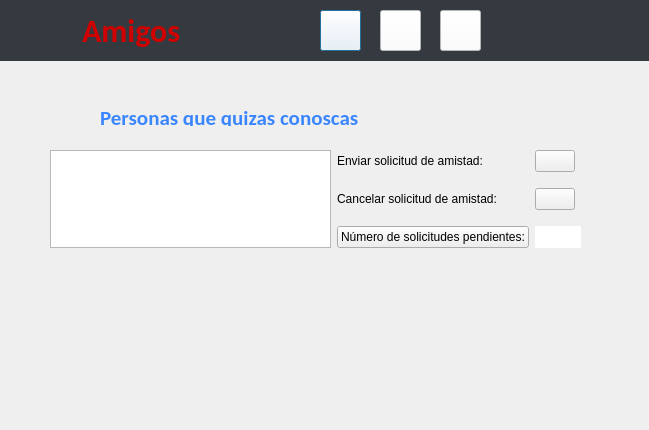
<?xml version="1.0" encoding="UTF-8"?>
<ui version="4.0">
 <class>Friends</class>
 <widget class="QDialog" name="Friends">
  <property name="geometry">
   <rect>
    <x>0</x>
    <y>0</y>
    <width>649</width>
    <height>430</height>
   </rect>
  </property>
  <property name="windowTitle">
   <string>Dialog</string>
  </property>
  <widget class="QStackedWidget" name="stackedWidget">
   <property name="geometry">
    <rect>
     <x>0</x>
     <y>0</y>
     <width>651</width>
     <height>61</height>
    </rect>
   </property>
   <property name="styleSheet">
    <string notr="true">QStackedWidget{
	background-color: #343A40;
	border: 1px #343A40;
}</string>
   </property>
   <widget class="QWidget" name="page">
    <widget class="QLabel" name="Picture">
     <property name="geometry">
      <rect>
       <x>10</x>
       <y>-10</y>
       <width>75</width>
       <height>75</height>
      </rect>
     </property>
     <property name="text">
      <string/>
     </property>
    </widget>
    <widget class="QPushButton" name="HomeButton">
     <property name="geometry">
      <rect>
       <x>320</x>
       <y>10</y>
       <width>41</width>
       <height>41</height>
      </rect>
     </property>
     <property name="styleSheet">
      <string notr="true">QPushButton{
	background-color: #FFFFFF;
}</string>
     </property>
     <property name="text">
      <string/>
     </property>
    </widget>
    <widget class="QPushButton" name="CalendarButton">
     <property name="geometry">
      <rect>
       <x>380</x>
       <y>10</y>
       <width>41</width>
       <height>41</height>
      </rect>
     </property>
     <property name="styleSheet">
      <string notr="true">QPushButton{
	background-color: #FFFFFF;
}</string>
     </property>
     <property name="text">
      <string/>
     </property>
    </widget>
    <widget class="QPushButton" name="FriendsButton">
     <property name="geometry">
      <rect>
       <x>440</x>
       <y>10</y>
       <width>41</width>
       <height>41</height>
      </rect>
     </property>
     <property name="styleSheet">
      <string notr="true">QPushButton{
	background-color: #FFFFFF;
}</string>
     </property>
     <property name="text">
      <string/>
     </property>
    </widget>
    <widget class="QLabel" name="Inicio">
     <property name="geometry">
      <rect>
       <x>70</x>
       <y>5</y>
       <width>121</width>
       <height>51</height>
      </rect>
     </property>
     <property name="font">
      <font>
       <family>Calibri</family>
       <pointsize>24</pointsize>
       <weight>75</weight>
       <bold>true</bold>
      </font>
     </property>
     <property name="styleSheet">
      <string notr="true">QLabel{
	background-color: #343A40;
	border: 0px;
	padding: 5px;
	color: #D00000
}</string>
     </property>
     <property name="text">
      <string>Amigos</string>
     </property>
    </widget>
    <widget class="QLabel" name="Nombre">
     <property name="geometry">
      <rect>
       <x>490</x>
       <y>10</y>
       <width>150</width>
       <height>15</height>
      </rect>
     </property>
     <property name="font">
      <font>
       <family>Calibri</family>
       <pointsize>10</pointsize>
       <weight>75</weight>
       <bold>true</bold>
      </font>
     </property>
     <property name="styleSheet">
      <string notr="true">QLabel{
	background-color: #343A40;
	border: 0px;
	color: #FFFFFF;
}</string>
     </property>
     <property name="text">
      <string/>
     </property>
     <property name="alignment">
      <set>Qt::AlignCenter</set>
     </property>
    </widget>
    <widget class="QLabel" name="Codigo">
     <property name="geometry">
      <rect>
       <x>490</x>
       <y>30</y>
       <width>150</width>
       <height>15</height>
      </rect>
     </property>
     <property name="font">
      <font>
       <family>Calibri</family>
       <pointsize>9</pointsize>
       <weight>75</weight>
       <bold>true</bold>
      </font>
     </property>
     <property name="styleSheet">
      <string notr="true">QLabel{
	background-color: #343A40;
	border: 0px;
	color: #D00000;
}</string>
     </property>
     <property name="text">
      <string/>
     </property>
     <property name="alignment">
      <set>Qt::AlignCenter</set>
     </property>
    </widget>
   </widget>
  </widget>
  <widget class="QWidget" name="layoutWidget">
   <property name="geometry">
    <rect>
     <x>50</x>
     <y>140</y>
     <width>531</width>
     <height>121</height>
    </rect>
   </property>
   <layout class="QGridLayout" name="gridLayout">
    <item row="2" column="1">
     <widget class="QPushButton" name="pushButton">
      <property name="text">
       <string>Número de solicitudes pendientes:</string>
      </property>
     </widget>
    </item>
    <item row="0" column="0" rowspan="3">
     <widget class="QListWidget" name="listWidget"/>
    </item>
    <item row="2" column="2" colspan="2">
     <widget class="QLabel" name="label">
      <property name="styleSheet">
       <string notr="true">QLabel{
	background-color: #FFFFFF;
}</string>
      </property>
      <property name="text">
       <string/>
      </property>
     </widget>
    </item>
    <item row="0" column="2">
     <widget class="QPushButton" name="EnviarSolicitud">
      <property name="text">
       <string/>
      </property>
     </widget>
    </item>
    <item row="0" column="1">
     <widget class="QLabel" name="label_2">
      <property name="text">
       <string>Enviar solicitud de amistad:</string>
      </property>
     </widget>
    </item>
    <item row="1" column="2">
     <widget class="QPushButton" name="CancelarSolicitud">
      <property name="text">
       <string/>
      </property>
     </widget>
    </item>
    <item row="1" column="1">
     <widget class="QLabel" name="label_3">
      <property name="text">
       <string>Cancelar solicitud de amistad:</string>
      </property>
     </widget>
    </item>
   </layout>
  </widget>
  <widget class="QLabel" name="label_4">
   <property name="geometry">
    <rect>
     <x>100</x>
     <y>110</y>
     <width>271</width>
     <height>16</height>
    </rect>
   </property>
   <property name="font">
    <font>
     <family>Calibri</family>
     <pointsize>16</pointsize>
     <weight>75</weight>
     <bold>true</bold>
    </font>
   </property>
   <property name="styleSheet">
    <string notr="true">QLabel{
	vackground-color: #FFFFFF;
	color: #3A86FF;
}</string>
   </property>
   <property name="text">
    <string>Personas que quizas conoscas</string>
   </property>
  </widget>
 </widget>
 <resources/>
 <connections/>
</ui>
